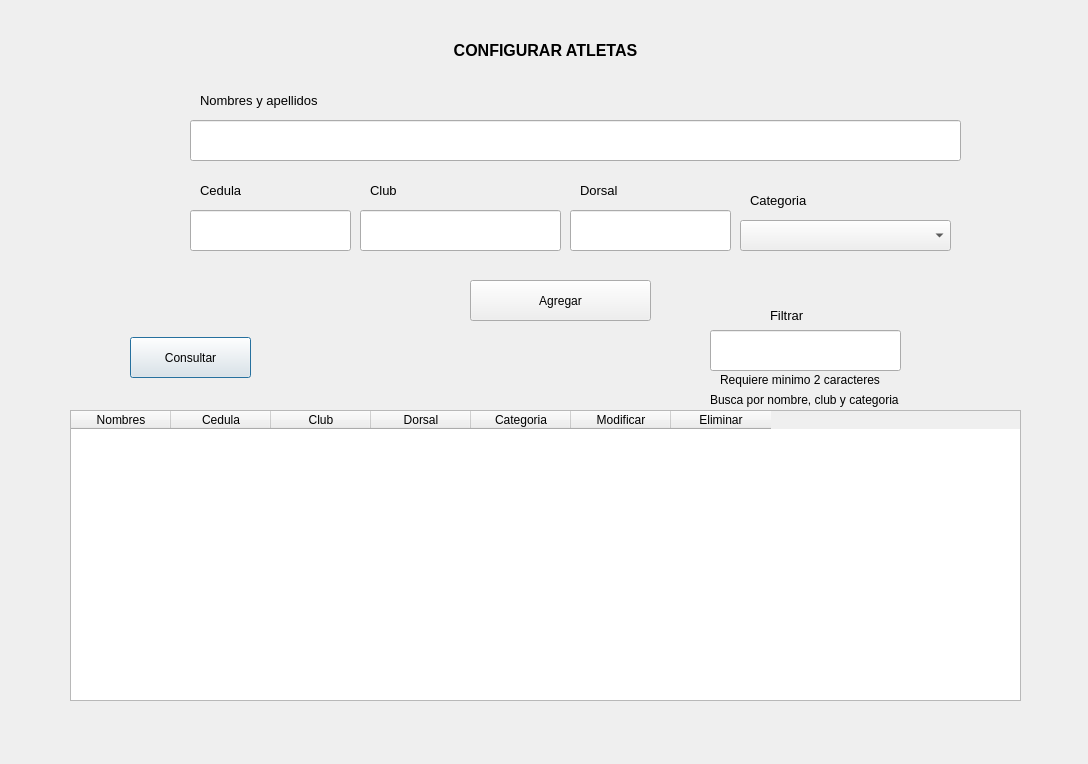
<?xml version="1.0" encoding="UTF-8"?>
<ui version="4.0">
 <class>AthletesView</class>
 <widget class="QDialog" name="AthletesView">
  <property name="geometry">
   <rect>
    <x>0</x>
    <y>0</y>
    <width>1088</width>
    <height>764</height>
   </rect>
  </property>
  <property name="windowTitle">
   <string>Dialog</string>
  </property>
  <widget class="QLabel" name="lb_title">
   <property name="geometry">
    <rect>
     <x>10</x>
     <y>30</y>
     <width>1071</width>
     <height>41</height>
    </rect>
   </property>
   <property name="font">
    <font>
     <family>MS Sans Serif</family>
     <pointsize>12</pointsize>
     <weight>75</weight>
     <bold>true</bold>
    </font>
   </property>
   <property name="text">
    <string>CONFIGURAR ATLETAS</string>
   </property>
   <property name="alignment">
    <set>Qt::AlignCenter</set>
   </property>
  </widget>
  <widget class="QLabel" name="label_2">
   <property name="geometry">
    <rect>
     <x>200</x>
     <y>80</y>
     <width>161</width>
     <height>41</height>
    </rect>
   </property>
   <property name="font">
    <font>
     <pointsize>10</pointsize>
    </font>
   </property>
   <property name="text">
    <string>Nombres y apellidos</string>
   </property>
  </widget>
  <widget class="QLabel" name="label_5">
   <property name="geometry">
    <rect>
     <x>370</x>
     <y>170</y>
     <width>101</width>
     <height>41</height>
    </rect>
   </property>
   <property name="font">
    <font>
     <pointsize>10</pointsize>
    </font>
   </property>
   <property name="text">
    <string>Club</string>
   </property>
  </widget>
  <widget class="QLabel" name="label_6">
   <property name="geometry">
    <rect>
     <x>750</x>
     <y>180</y>
     <width>101</width>
     <height>41</height>
    </rect>
   </property>
   <property name="font">
    <font>
     <pointsize>10</pointsize>
    </font>
   </property>
   <property name="text">
    <string>Categoria</string>
   </property>
  </widget>
  <widget class="QComboBox" name="cb_categories">
   <property name="geometry">
    <rect>
     <x>740</x>
     <y>220</y>
     <width>211</width>
     <height>31</height>
    </rect>
   </property>
  </widget>
  <widget class="QLineEdit" name="ed_name">
   <property name="geometry">
    <rect>
     <x>190</x>
     <y>120</y>
     <width>771</width>
     <height>41</height>
    </rect>
   </property>
  </widget>
  <widget class="QLineEdit" name="ed_club">
   <property name="geometry">
    <rect>
     <x>360</x>
     <y>210</y>
     <width>201</width>
     <height>41</height>
    </rect>
   </property>
  </widget>
  <widget class="QPushButton" name="btn_get_all_athletes">
   <property name="geometry">
    <rect>
     <x>130</x>
     <y>337</y>
     <width>121</width>
     <height>41</height>
    </rect>
   </property>
   <property name="text">
    <string>Consultar</string>
   </property>
  </widget>
  <widget class="QPushButton" name="btn_add_atlete">
   <property name="geometry">
    <rect>
     <x>470</x>
     <y>280</y>
     <width>181</width>
     <height>41</height>
    </rect>
   </property>
   <property name="text">
    <string>Agregar</string>
   </property>
  </widget>
  <widget class="QLineEdit" name="ed_filter">
   <property name="geometry">
    <rect>
     <x>710</x>
     <y>330</y>
     <width>191</width>
     <height>41</height>
    </rect>
   </property>
  </widget>
  <widget class="QLabel" name="label_7">
   <property name="geometry">
    <rect>
     <x>770</x>
     <y>300</y>
     <width>91</width>
     <height>31</height>
    </rect>
   </property>
   <property name="font">
    <font>
     <pointsize>10</pointsize>
    </font>
   </property>
   <property name="text">
    <string>Filtrar</string>
   </property>
  </widget>
  <widget class="QTableWidget" name="athletes_table">
   <property name="geometry">
    <rect>
     <x>70</x>
     <y>410</y>
     <width>951</width>
     <height>291</height>
    </rect>
   </property>
   <column>
    <property name="text">
     <string>Nombres</string>
    </property>
   </column>
   <column>
    <property name="text">
     <string>Cedula</string>
    </property>
   </column>
   <column>
    <property name="text">
     <string>Club</string>
    </property>
   </column>
   <column>
    <property name="text">
     <string>Dorsal</string>
    </property>
   </column>
   <column>
    <property name="text">
     <string>Categoria</string>
    </property>
   </column>
   <column>
    <property name="text">
     <string>Modificar</string>
    </property>
   </column>
   <column>
    <property name="text">
     <string>Eliminar</string>
    </property>
   </column>
  </widget>
  <widget class="QLabel" name="lb_name_error">
   <property name="geometry">
    <rect>
     <x>190</x>
     <y>160</y>
     <width>201</width>
     <height>20</height>
    </rect>
   </property>
   <property name="palette">
    <palette>
     <active>
      <colorrole role="WindowText">
       <brush brushstyle="SolidPattern">
        <color alpha="255">
         <red>255</red>
         <green>0</green>
         <blue>0</blue>
        </color>
       </brush>
      </colorrole>
     </active>
     <inactive>
      <colorrole role="WindowText">
       <brush brushstyle="SolidPattern">
        <color alpha="255">
         <red>255</red>
         <green>0</green>
         <blue>0</blue>
        </color>
       </brush>
      </colorrole>
     </inactive>
     <disabled>
      <colorrole role="WindowText">
       <brush brushstyle="SolidPattern">
        <color alpha="255">
         <red>120</red>
         <green>120</green>
         <blue>120</blue>
        </color>
       </brush>
      </colorrole>
     </disabled>
    </palette>
   </property>
   <property name="text">
    <string/>
   </property>
  </widget>
  <widget class="QLabel" name="lb_lastname_error">
   <property name="geometry">
    <rect>
     <x>460</x>
     <y>160</y>
     <width>201</width>
     <height>20</height>
    </rect>
   </property>
   <property name="palette">
    <palette>
     <active>
      <colorrole role="WindowText">
       <brush brushstyle="SolidPattern">
        <color alpha="255">
         <red>255</red>
         <green>0</green>
         <blue>0</blue>
        </color>
       </brush>
      </colorrole>
     </active>
     <inactive>
      <colorrole role="WindowText">
       <brush brushstyle="SolidPattern">
        <color alpha="255">
         <red>255</red>
         <green>0</green>
         <blue>0</blue>
        </color>
       </brush>
      </colorrole>
     </inactive>
     <disabled>
      <colorrole role="WindowText">
       <brush brushstyle="SolidPattern">
        <color alpha="255">
         <red>120</red>
         <green>120</green>
         <blue>120</blue>
        </color>
       </brush>
      </colorrole>
     </disabled>
    </palette>
   </property>
   <property name="text">
    <string/>
   </property>
  </widget>
  <widget class="QLabel" name="lb_age_error">
   <property name="geometry">
    <rect>
     <x>730</x>
     <y>160</y>
     <width>201</width>
     <height>20</height>
    </rect>
   </property>
   <property name="palette">
    <palette>
     <active>
      <colorrole role="WindowText">
       <brush brushstyle="SolidPattern">
        <color alpha="255">
         <red>255</red>
         <green>0</green>
         <blue>0</blue>
        </color>
       </brush>
      </colorrole>
     </active>
     <inactive>
      <colorrole role="WindowText">
       <brush brushstyle="SolidPattern">
        <color alpha="255">
         <red>255</red>
         <green>0</green>
         <blue>0</blue>
        </color>
       </brush>
      </colorrole>
     </inactive>
     <disabled>
      <colorrole role="WindowText">
       <brush brushstyle="SolidPattern">
        <color alpha="255">
         <red>120</red>
         <green>120</green>
         <blue>120</blue>
        </color>
       </brush>
      </colorrole>
     </disabled>
    </palette>
   </property>
   <property name="text">
    <string/>
   </property>
  </widget>
  <widget class="QLabel" name="lb_club_error">
   <property name="geometry">
    <rect>
     <x>360</x>
     <y>250</y>
     <width>201</width>
     <height>20</height>
    </rect>
   </property>
   <property name="palette">
    <palette>
     <active>
      <colorrole role="WindowText">
       <brush brushstyle="SolidPattern">
        <color alpha="255">
         <red>255</red>
         <green>0</green>
         <blue>0</blue>
        </color>
       </brush>
      </colorrole>
     </active>
     <inactive>
      <colorrole role="WindowText">
       <brush brushstyle="SolidPattern">
        <color alpha="255">
         <red>255</red>
         <green>0</green>
         <blue>0</blue>
        </color>
       </brush>
      </colorrole>
     </inactive>
     <disabled>
      <colorrole role="WindowText">
       <brush brushstyle="SolidPattern">
        <color alpha="255">
         <red>120</red>
         <green>120</green>
         <blue>120</blue>
        </color>
       </brush>
      </colorrole>
     </disabled>
    </palette>
   </property>
   <property name="text">
    <string/>
   </property>
  </widget>
  <widget class="QLineEdit" name="ed_nit">
   <property name="geometry">
    <rect>
     <x>190</x>
     <y>210</y>
     <width>161</width>
     <height>41</height>
    </rect>
   </property>
   <property name="text">
    <string/>
   </property>
  </widget>
  <widget class="QLabel" name="lb_nit_error">
   <property name="geometry">
    <rect>
     <x>190</x>
     <y>250</y>
     <width>161</width>
     <height>20</height>
    </rect>
   </property>
   <property name="palette">
    <palette>
     <active>
      <colorrole role="WindowText">
       <brush brushstyle="SolidPattern">
        <color alpha="255">
         <red>255</red>
         <green>0</green>
         <blue>0</blue>
        </color>
       </brush>
      </colorrole>
     </active>
     <inactive>
      <colorrole role="WindowText">
       <brush brushstyle="SolidPattern">
        <color alpha="255">
         <red>255</red>
         <green>0</green>
         <blue>0</blue>
        </color>
       </brush>
      </colorrole>
     </inactive>
     <disabled>
      <colorrole role="WindowText">
       <brush brushstyle="SolidPattern">
        <color alpha="255">
         <red>120</red>
         <green>120</green>
         <blue>120</blue>
        </color>
       </brush>
      </colorrole>
     </disabled>
    </palette>
   </property>
   <property name="text">
    <string/>
   </property>
  </widget>
  <widget class="QLabel" name="label_8">
   <property name="geometry">
    <rect>
     <x>200</x>
     <y>170</y>
     <width>101</width>
     <height>41</height>
    </rect>
   </property>
   <property name="font">
    <font>
     <pointsize>10</pointsize>
    </font>
   </property>
   <property name="text">
    <string>Cedula</string>
   </property>
  </widget>
  <widget class="QLabel" name="label_9">
   <property name="geometry">
    <rect>
     <x>720</x>
     <y>370</y>
     <width>191</width>
     <height>20</height>
    </rect>
   </property>
   <property name="text">
    <string>Requiere minimo 2 caracteres</string>
   </property>
  </widget>
  <widget class="QLabel" name="lb_error_delete">
   <property name="geometry">
    <rect>
     <x>70</x>
     <y>720</y>
     <width>951</width>
     <height>20</height>
    </rect>
   </property>
   <property name="styleSheet">
    <string notr="true">color:red;</string>
   </property>
   <property name="text">
    <string/>
   </property>
   <property name="alignment">
    <set>Qt::AlignCenter</set>
   </property>
  </widget>
  <widget class="QLabel" name="label_10">
   <property name="geometry">
    <rect>
     <x>710</x>
     <y>390</y>
     <width>211</width>
     <height>20</height>
    </rect>
   </property>
   <property name="text">
    <string>Busca por nombre, club y categoria</string>
   </property>
  </widget>
  <widget class="QLineEdit" name="ed_dorsal">
   <property name="geometry">
    <rect>
     <x>570</x>
     <y>210</y>
     <width>161</width>
     <height>41</height>
    </rect>
   </property>
  </widget>
  <widget class="QLabel" name="label_11">
   <property name="geometry">
    <rect>
     <x>580</x>
     <y>170</y>
     <width>101</width>
     <height>41</height>
    </rect>
   </property>
   <property name="font">
    <font>
     <pointsize>10</pointsize>
    </font>
   </property>
   <property name="text">
    <string>Dorsal</string>
   </property>
  </widget>
  <widget class="QLabel" name="lb_dorsal_error">
   <property name="geometry">
    <rect>
     <x>570</x>
     <y>250</y>
     <width>161</width>
     <height>20</height>
    </rect>
   </property>
   <property name="palette">
    <palette>
     <active>
      <colorrole role="WindowText">
       <brush brushstyle="SolidPattern">
        <color alpha="255">
         <red>255</red>
         <green>0</green>
         <blue>0</blue>
        </color>
       </brush>
      </colorrole>
     </active>
     <inactive>
      <colorrole role="WindowText">
       <brush brushstyle="SolidPattern">
        <color alpha="255">
         <red>255</red>
         <green>0</green>
         <blue>0</blue>
        </color>
       </brush>
      </colorrole>
     </inactive>
     <disabled>
      <colorrole role="WindowText">
       <brush brushstyle="SolidPattern">
        <color alpha="255">
         <red>120</red>
         <green>120</green>
         <blue>120</blue>
        </color>
       </brush>
      </colorrole>
     </disabled>
    </palette>
   </property>
   <property name="text">
    <string/>
   </property>
  </widget>
 </widget>
 <resources/>
 <connections/>
</ui>
